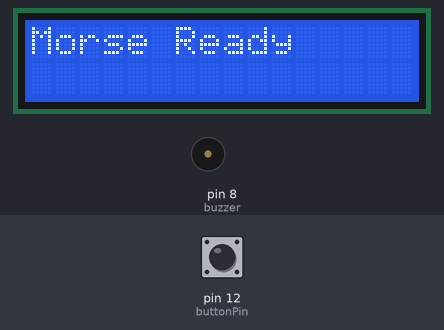
Recording of a sketch running on a simulated Arduino Uno, built with avr-gcc and run on an emulated ATmega328P. Shown: 16×2 character LCD, buzzer (waves = sounding, pin HIGH). The test bench sets the inputs (shaded band); at power-on: pin 12 (buttonPin) LOW. What the sketch prints to the serial monitor is not drawn.

Above: at 1.2 s.
1.3 s: pin 12 (buttonPin) pulled HIGH for 0.15 s
4.4 s: pin 12 (buttonPin) pulled HIGH for 1 s
At 16.6 s:
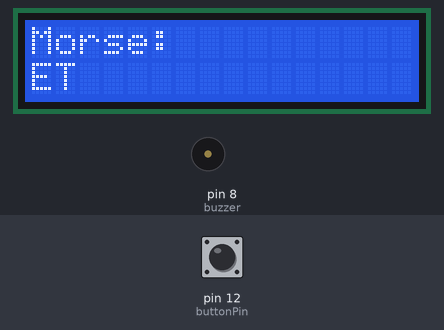
Timing chart, 0 to 16.9 s (numbered marks = the images above; inputs shaded):
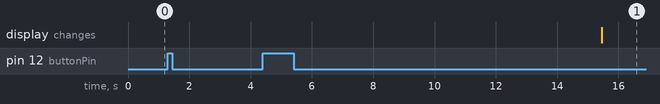

Measured:
- after the input at 1.3 s, every drawn part: stays the same
- after the input at 4.4 s, the display: changes after 11.1 s (image 1)

The sketch:

morseapparat.ino
```cpp
// Anis sine variabler
#include <Wire.h>
#include <LiquidCrystal_I2C.h>
LiquidCrystal_I2C lcd(0x27, 16, 2);

// Martin sine variabler
const int unit = 100;
const int buzzer = 8;
volatile unsigned long pause = unit;
//Pause mellom ulike signaler kan endre seg, default er en unit. dette er hva som er mellom bokstaver

//Markus sine variabler
static const int buttonPin = 12;
int buttonStatePrevious = LOW;

unsigned long minButtonLongPressDuration = 500;
unsigned long buttonLongPressMillis;
bool buttonStateLongPress = false;

const int intervalButton = 50;
unsigned long previousButtonMillis;

unsigned long buttonPressDuration;

unsigned long currentMillis;
unsigned long lastReleaseMillis;

const int letterPause = 2000;
const int readMessage = 10000;


String morse[] = {".-", "-...", "-.-.", "-..", ".", "..-.", "--.", "....", "..",
  ".---", "-.-", ".-..", "--", "-.", "---", ".--.", "--.-", ".-.",
  "...", "-", "..-", "...-", ".--", "-..-", "-.--", "--.."};

char letters[] = {'A','B','C','D','E','F','G','H','I',
  'J','K','L','M','N','O','P','Q','R',
  'S','T','U','V','W','X','Y','Z'};

void setup() {
  Serial.begin(9600);
  Serial.println("Skriv beskjeden pÃ¥ Morse: ");

  pinMode(buttonPin, INPUT);
  Serial.println("Press button");

  // Martin
  pinMode(buzzer, OUTPUT);

  lcd.init();
  lcd.backlight();
  lcd.clear();
  lcd.setCursor(0,0);
  lcd.print("Morse Ready");
}

void loop() {
  currentMillis = millis();
  String input = readButtonState();

  if (input != "") {
    input.trim();
    String decoded = decoMessage(input);

    Serial.print("Mottatt: ");
    Serial.println(input);
    Serial.print("Oversatt: ");
    Serial.println(decoded);
    Serial.println();

    lcd.clear();
    lcd.setCursor(0,0);
    lcd.print("Morse:");
    lcd.setCursor(0,1);

    if (decoded.length() > 16) {
      lcd.print(decoded.substring(0,16));
    } else {
      lcd.print(decoded);
    }
  }
}

char decoMorse(String code) {
  for (int i = 0; i < 26; i++) {
    if (code == morse[i]) {
      return letters[i];
    }
  }
  return '?';
}

String decoMessage(String message) {
  String result = "";
  String token = "";

  message += ' ';

  for (unsigned int i = 0; i < message.length(); i++) {
    char c = message[i];

    if (c == ' ') {
      if (token.length() > 0) {
        result += decoMorse(token);
        token = "";
      }
    }
    else if (c == '/') {
      if (token.length() > 0) {
        result += decoMorse(token);
        token = "";
      }
      result += ' ';
    }
    else {
      token += c;
    }
  }
  return result;
}
//button string
String readButtonState(){
  static String buttonSignal = "";
  static bool pauseDetected = false;
  static bool messageComplete = false;

  if(currentMillis - previousButtonMillis > intervalButton){
    int buttonState = digitalRead(buttonPin);

    if(buttonState == HIGH && buttonStatePrevious == LOW){
      buttonLongPressMillis = currentMillis;
      buttonStatePrevious = HIGH;
      pauseDetected = false;
      messageComplete = false;
    }


    if(buttonState == LOW && buttonStatePrevious == HIGH){
      buttonStatePrevious = LOW;
      buttonPressDuration = currentMillis - buttonLongPressMillis;
      lastReleaseMillis = currentMillis;

      if(buttonPressDuration >= minButtonLongPressDuration){
        Serial.println("Langt trykk (-)");
        buttonSignal += "-";
        //currentMorse += "-";
      }
      else{
      Serial.println("Kort trykk (.)");
      buttonSignal += ".";
      //currentMorse += ".";
      }
    }
    if (buttonState == LOW && (currentMillis - lastReleaseMillis) >= letterPause && !pauseDetected) {
    Serial.println("Mellomrom ( )");
    buttonSignal += " ";
    pauseDetected = true;
  }

  if ((currentMillis - lastReleaseMillis) >= readMessage && !messageComplete) {
    Serial.print("Fullt signal: ");
    Serial.println(buttonSignal);
    return buttonSignal;
    buttonSignal = "";
    messageComplete = true;
  }
    previousButtonMillis = currentMillis;
  }
  return "";
}

// MorsePicker finds next char on buffer, and returns a morse string. ikke noe mere
// Må kun calles når jeg trenger nytt morse segment. Dette vil og symbolisere en bokstav.
// Kan jeg sette noe pauser her? blir en noe skummel sideeffekt?
String morsePicker() {
    if (Serial.available() > 0) {
        char letter = Serial.read();
        if (letter == '\n' || letter == '\r' || letter == '\t') return "";

        char cLetter = toupper(letter);
        if(cLetter >= 'A' && cLetter <= 'Z') {
            String morseSignal = morse[cLetter - 'A'];
            return morseSignal;
        }
        else if (cLetter == ' ') {
            return "/";
        }
        else {
            Serial.println("Feil i morsePicker, ikke gyldig input!");
            return "";
        }
    }
    else {
        return "";
    }
}

// Får et signal ._ eller / og handler på dette til ferdig. når ferdig, gi beskjed tilbake at klar for ny.
// Så lage en kontroll loop som styrer denne playeren basert på feedback
bool playSound(unsigned long time, unsigned long pause) {
    static unsigned long soundStart = millis();
    static bool isDone = true;
    if (isDone) {
        soundStart = millis();
        isDone = false;
        if (time != 0) tone(buzzer, 250);
    }

    if(millis() >= soundStart + time) {
        noTone(buzzer);
        if(millis() >= soundStart + time + pause) {
            isDone = true;
        }
    }
    return isDone;
}

void morseSignalController() {
    static bool ready = true;
    static String morseSignal = "";
    if (ready) {
        ready = false;
        // Kan få tilbake morse, "/" eller ""
        morseSignal = morsePicker();
    }

    // Vi må iterere over, en av gangen. Når vi er ferdige med et signal, kan vi hente nytt og iterere over.
    static int signalState = 0;
    static bool soundDone;
    static unsigned long pause = unit;
    if (signalState == morseSignal.length()) {
        signalState = 0;
        ready = true;
        return;
    }
    if (signalState == morseSignal.length() -1) {
        pause = unit*3;
    }
    else {
        pause = unit;
    }

    switch (morseSignal[signalState]) {
        case '.':
            Serial.println("Vi er i 1");
            soundDone = playSound(unit, pause);
            if (soundDone) {
                signalState++;
            }
            break;
        case '-':
            Serial.println("Vi er i 2");
            soundDone = playSound(unit*3, pause);
            if (soundDone) {
                signalState++;
            }
            break;
        case '/':
            Serial.println("Vi er i 3");
            pause = unit*7;
            soundDone = playSound(0, pause);
            if (soundDone) {
                signalState++;
            }
            break;
        default:
            Serial.println("Vi er i 4, hvorfor havnet vi her !!?!");
            break;
    }
}
```
